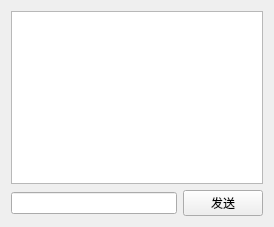
<?xml version="1.0" encoding="UTF-8"?>
<ui version="4.0">
 <class>Widget</class>
 <widget class="QWidget" name="Widget">
  <property name="geometry">
   <rect>
    <x>0</x>
    <y>0</y>
    <width>274</width>
    <height>227</height>
   </rect>
  </property>
  <property name="windowTitle">
   <string>Widget</string>
  </property>
  <layout class="QVBoxLayout" name="verticalLayout">
   <item>
    <widget class="QTextEdit" name="textEdit"/>
   </item>
   <item>
    <layout class="QHBoxLayout" name="horizontalLayout">
     <item>
      <widget class="QLineEdit" name="lineEdit"/>
     </item>
     <item>
      <widget class="QPushButton" name="pushButton">
       <property name="text">
        <string>发送</string>
       </property>
      </widget>
     </item>
    </layout>
   </item>
  </layout>
 </widget>
 <resources/>
 <connections/>
</ui>
